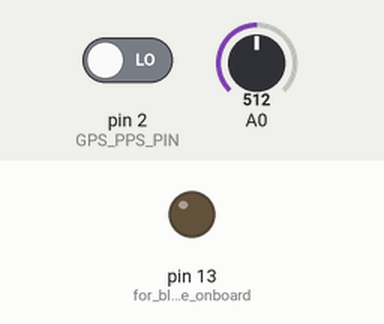
Bench run of a sketch on a simulated Teensy 4. Parts: output pins drawn as LEDs (lit = HIGH). Inputs (shaded band) come from the test bench; at power-on: pin 2 (GPS_PPS_PIN) LOW, A0 = 512.

Above: at 1.2 s.
1.3 s: pin 2 (GPS_PPS_PIN) driven HIGH
At 2.3 s:
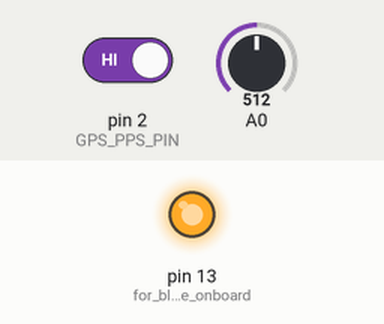
Timing chart, 0 to 4.3 s (numbered marks = the images above; inputs shaded):
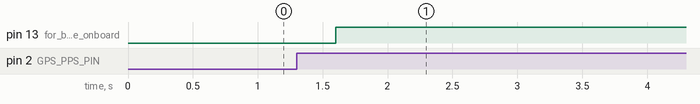

The sketch:

Second_ticks_3.0.ino
```cpp
/*
 * Version 2.0
 * 22 January 2022
 * Rewrite after discussion with project group
 * Use the interrupt service routine to
 *  start data collection,
 *  end data collection,
 *  send serial data to host.
 *  loop() is empty.
 *  --> Is there a way to avoid the while loop in the PPS interrupt routine?
 *
 *  23 January 2022
 *  Version 3.0
 *  Moved the data activation to the loop() function.
 *  Still have two "competing" ISRs, but time between samples
 *  is available in the loop() if wanted for something.
 */

/*
 * In this version, blink the light after the top of second
 * for ten blinks.
 * 24 October 2021 1821 EDT: Works.
 * I don't think that any interrupts need to be enabled/disabled.
 * The A/D sampling version will be similar:
 *  Sample 0 will be immediately after firing the PPS interrupt,
 *  samples will then continue to 799 and stop.
 * loop() can watch for the end of the sample time and write a file,
 * do filtering, etc.
 * May need to set timer counter to zero to avoid jitter of up to
 * 125 microseconds (one sample time).
 * 26 October 2021 Samples 0 to 3.3 V on input A0, displays on
 * serial monitor.
 *
 * Starting v.1.2
 * Plan: Sample at 125 microseconds (8000 s/s)
 * Store an 800 vector of samples.
 * Stop.
 * 27 October 2021:
 * That works, if not very elegantly.
 * Now try connecting to transceiver.
 * Use new version, 1.3
 * 27 October 2021 12:36 EDT:
 * Read data off headphone jack of TS-450
 *
 * 17 November 2021:
 *   Version 1.4 receive on data tick from headphone jack
 *   Displayed to Arduino serial monitor.
 *   Having communications trouble,
 * 6 December 2021 13:15 EST added delay(1) after serial send. Might need more.
 *   TODO: Delay data collection to no-skip delay time from WWV to station, or a little less,
 *         to save storage and improve timing.
 * 09 January 2022
 *   Cleaned up extraneous comments
 */

// --------------------------------------------------------------------------------------
// v. 3.0 23 January 2022
// Set up globals
// NB: Adjust the sample rate and sample size together:
// need about 13 milliseconds minimum sampling for Cleveland
// Fort Collins to Cleveland great-circle delay is about 7.5 ms (~2000 km)

// define pins: GPS_PPS input, analog input.
const int GPS_PPS_PIN=2; // attachment pin for GPS PPS
const int ANALOG_IN=0; // Input A1 is Teensy 4.1 pin 15.
// Create IntervalTimer object, and set its sampling rate
IntervalTimer ADtimer; // interrupt timer for A/D conversions
const int AD_Period = 50; // 50 microseconds (20,000 samples/second)
// set up data array for samples
#define sampleSize 512 // Adjust if sampling rate is changed.
volatile unsigned int data[sampleSize];
// Global boolean to mark top of second from GPS PPS interrupt:
volatile bool TOS=false;
// Need a global volatile index for the data array:
volatile unsigned int sampleCount=0; // ISR will manipulate this


void setup() {
  // set up the GPS digital input, A/D analog input, LED digital output, and the serial port.
  // define the GPS input pin and GPS function for the interrupt
  attachInterrupt(digitalPinToInterrupt(GPS_PPS_PIN), GPS_interrupt, RISING);
  pinMode(LED_BUILTIN, OUTPUT); // for blinking the onboard LED
  Serial.begin(57600); // rate here doesn't matter--Teensy sets fastest the USB port will accept
}

void GPS_interrupt()  { // communicates top of second to the rest of the code.
  TOS=true;
} // GPS_interrupt

void getAD() { // the timer's ISR.  Checked timing, it works at this speed
  int analogVal; // A/D converter output
  analogVal = analogRead(ANALOG_IN); // input A0, pin 14
  // zero volts in returns 511
  // range -1.5 to + 1.5 is inside 0 to 1023 A/D range
  // sampleCount is global, initialized at top of second in GPS-interrupt()
  data[sampleCount] = analogVal; // store data. Yes, this is an extra step...
  sampleCount++; // incrementing after A/D, so sampleCount==sampleSize means last one was just taken.
} // getAD()

void loop() {
  while (!TOS)  {} // idle until GPS top of second

  // Fell through while(), so TOS now true. Get to work.
  // Start collecting data
  // (NB: sampleCount is already initialized to zero; it's incremented in ISR getAD())
  ADtimer.begin(getAD, AD_Period); // getAD is the interrupt service routine for the timer/ AD_Period is time between samples.
  digitalWrite(LED_BUILTIN, HIGH); // light on-board LED to indicate PPS tasks being done
  while (sampleCount<sampleSize)  {} // idle while samples being collected. Could do stuff here.
  ADtimer.end(); // Samples collected: stop collecting data

  // data array collected, send it via serial port to host
  // Better way to do this? Is there some library for sending whole arrays?
  for (unsigned int i=0; i<sampleCount; i++) {
    Serial.print(data[i]); // send data without EOL
    if(i<sampleCount-1) {Serial.print(",");} // omit trailing comma.
    } // for.  Now finish the line with EOL characters:
  Serial.println(); // send EOL characters to finish CSV line
  digitalWrite(LED_BUILTIN, LOW); // extinguish on-board LED: this second's data line is written.
  sampleCount=0; // get ready for next second
  TOS=false;     // "" ""

} // loop()
```

a_history.ino
```cpp
/*
Second complete attempt at CCW
  PPS pin begins timer interrupts
  Timer interrupts set the Morse elements
  Started 27 July 2022
  v1: Can use one of two timer ISRs.
      Realized that timer ISR is not called until first interval passes,
      so have PPS ISR call timer ISR to start sequence.
      Software PLL may require adjustment of the timer's microseconds.
  v2: Add keying of transmit MOSFET on pin 4
      This does key the code oscillator at 10 per second but has a
      slight glitch somewhere.  Put on an oscilloscope and check!
  v4: Change how often the interval time gets reset by PPS: trigger_period
  v5: 21 August 2022 Sunday
      Goal: Create String object and clock out send commands
      Achieved: keyer_buf clocks out 1 and 0 string to keyer MOSFET
      Morse string then loops in key_transmitter()
  v6: Get character string translated for sending.
      Should be able to reuse some code from earlier versions.
  v7: 4 September 2022
      Corrected timing errors when using a constant string, repeated:
      The last statement in key_transmitter() re-calls that function
      when a zero-length string is encountered.  Otherwise an extra key-up
      element is added.
  v8: 5 September 2022
      Moved PPS ISR, key_transmitter(), and some unused functions into tabs.
      Cleaned those up, commented global variables.
      NEXT: Add class for generating Morse, adding typed characters to
            keyer_buf String.
  v9: 5 September 2022
      Added h_morse_generator tab
      Class MorseGenerator does not take any argument.
        Its public methods are
          void setMorseChar(char morseLetter)
          char getMorseChar()
          String getMorseString()
          String getKeyingString()
        Expected use is
          setMorseChar(char);
          getKeyingString();
          concantenate that result to keyer_buf in main sketch.

     Might really be easier just to use a function.  MorseCharacter should return the appropriate string but it's not being included properly in the compilation.
     I'm not sure why--might just need a prototype.
   v.9.1: 5 September 2022
     Put the functions morseString and elements back into main sketch.
     elements only picks off the first element of the string resulting from
     a character being processed in morseString.  Fix this tomorrow.
       6 September 2022
     Need to add static variable to tell main sketch if interrupt is active.
   v.9.2: 8 September 2022
     Try adding that static variable to the ISR.
     Did that, works.
     Added prototypes to some of the long functions in main sketch.
     TODO: Make String keying_string="" global
       Put its manipulation in while(String of outgoing characters not empty)

  DK
*/
```

Measured:
- after the input at 1.3 s, pin 13 (for_blinking_the_onboard): LOW → HIGH after 0.30 s
